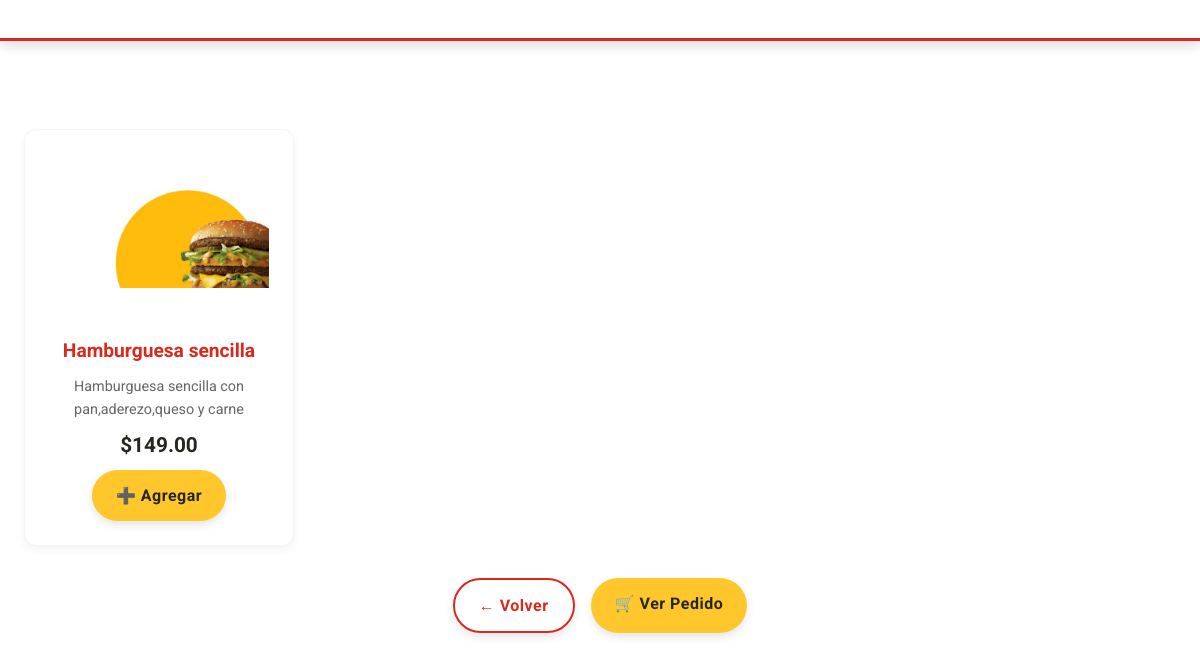
Screenshot of /categoria/hamburguesas with the database file from the repository.
### tables this page shows
CREATE TABLE productos (
            id INTEGER PRIMARY KEY AUTOINCREMENT,
            nombre TEXT NOT NULL,
            descripcion TEXT,
            precio REAL NOT NULL,
            imagen TEXT,
            categoria TEXT NOT NULL,
            fecha_creacion TIMESTAMP DEFAULT CURRENT_TIMESTAMP
        );

### server.py (the view)
@app.route('/categoria/<categoria>')
def elementos(categoria):
    db = get_db()
    productos = db.execute('SELECT * FROM productos WHERE categoria = ?', (categoria,)).fetchall()
    return render_template('elementos.html', productos=productos, categoria=categoria)

### server.py (called while the page is built)
def get_db():
    conn = sqlite3.connect(DATABASE)
    conn.row_factory = sqlite3.Row
    return conn

### templates/elementos.html (shortened to what this page needs)
<!DOCTYPE html>
<html>
<head>
    <link rel="stylesheet" href="{{ url_for('static', filename='css/style.css') }}">
</head>
<body>
    <header class="header" style="background: linear-gradient(135deg, {{ categoria.color_fondo }}, var(--mc-yellow));">
    </header>
    <main class="container">
        <div class="products-grid">
            {% for producto in productos %}
            <div class="product-card">
                {% if producto['imagen'] %}
                <img src="{{ url_for('uploaded_file', filename=producto['imagen']) }}"
                     alt="{{ producto['nombre'] }}" class="product-img">
                {% else %}
                <div class="no-image">🖼️</div>
                {% endif %}
                <h3 class="product-title">{{ producto['nombre'] }}</h3>
                <p class="product-desc">{{ producto['descripcion'] }}</p>
                <p class="product-price">${{ "%.2f"|format(producto['precio']) }}</p>
                <a href="{{ url_for('agregar_al_pedido', producto_id=producto['id']) }}"
                   class="btn btn-primary">➕ Agregar</a>
            </div>
            {% endfor %}
        </div>
        <div class="action-buttons">
            <a href="{{ url_for('index') }}" class="btn btn-secondary">← Volver</a>
            <a href="{{ url_for('ver_pedido') }}" class="btn btn-primary">🛒 Ver Pedido</a>
        </div>
    </main>
</body>
</html>

### static/css/style.css (style rules this page uses)
:root { --mc-red: #DA291C; --mc-yellow: #FFC72C; --mc-orange: #F7931E; --white: #FFFFFF; --black: #27251F; --gray-light: #F5F5F5; }
* { margin: 0; padding: 0; box-sizing: border-box; font-family: 'Roboto', sans-serif; }
body { background-color: var(--white); color: var(--black); line-height: 1.6; }
.header { background: linear-gradient(135deg, var(--mc-orange), var(--mc-yellow)); color: var(--white); padding: 1.2rem; text-align: center; box-shadow: 0 4px 12px rgba(0, 0, 0, 0.15); border-bottom: 3px solid var(--mc-red); margin-bottom: 2rem; }
.container { max-width: 1200px; margin: 0 auto; padding: 1.5rem; }
.products-grid { display: grid; grid-template-columns: repeat(auto-fill, minmax(250px, 1fr)); gap: 1.5rem; margin: 2rem 0; }
.product-card { background: var(--white); border-radius: 12px; padding: 1.5rem; box-shadow: 0 4px 8px rgba(0, 0, 0, 0.05); border: 1px solid var(--gray-light); transition: all 0.3s; text-align: center; }
.product-img { width: 100%; height: 150px; object-fit: contain; margin-bottom: 1rem; border-radius: 8px; }
.product-title { color: var(--mc-red); font-weight: 700; font-size: 1.2rem; margin: 0.5rem 0; }
.product-price { font-weight: 700; color: var(--black); font-size: 1.3rem; margin: 0.5rem 0; }
.product-desc { color: #666; margin: 0.5rem 0; font-size: 0.9rem; min-height: 40px; }
.btn { display: inline-block; padding: 0.8rem 1.5rem; border: none; border-radius: 50px; font-size: 1rem; font-weight: 700; cursor: pointer; transition: all 0.3s; text-align: center; text-decoration: none; letter-spacing: 0.5px; box-shadow: 0 4px 8px rgba(0, 0, 0, 0.1); }
.btn-primary { background-color: var(--mc-yellow); color: var(--black); }
.btn-secondary { background-color: var(--white); color: var(--mc-red); border: 2px solid var(--mc-red); }
.action-buttons { display: flex; justify-content: center; gap: 1rem; margin-top: 2rem; flex-wrap: wrap; }

### rows the page displays
productos: imagen (picture), nombre "Hamburguesa sencilla", descripcion "Hamburguesa sencilla con pan,aderezo,queso y carne", precio "149.00"
